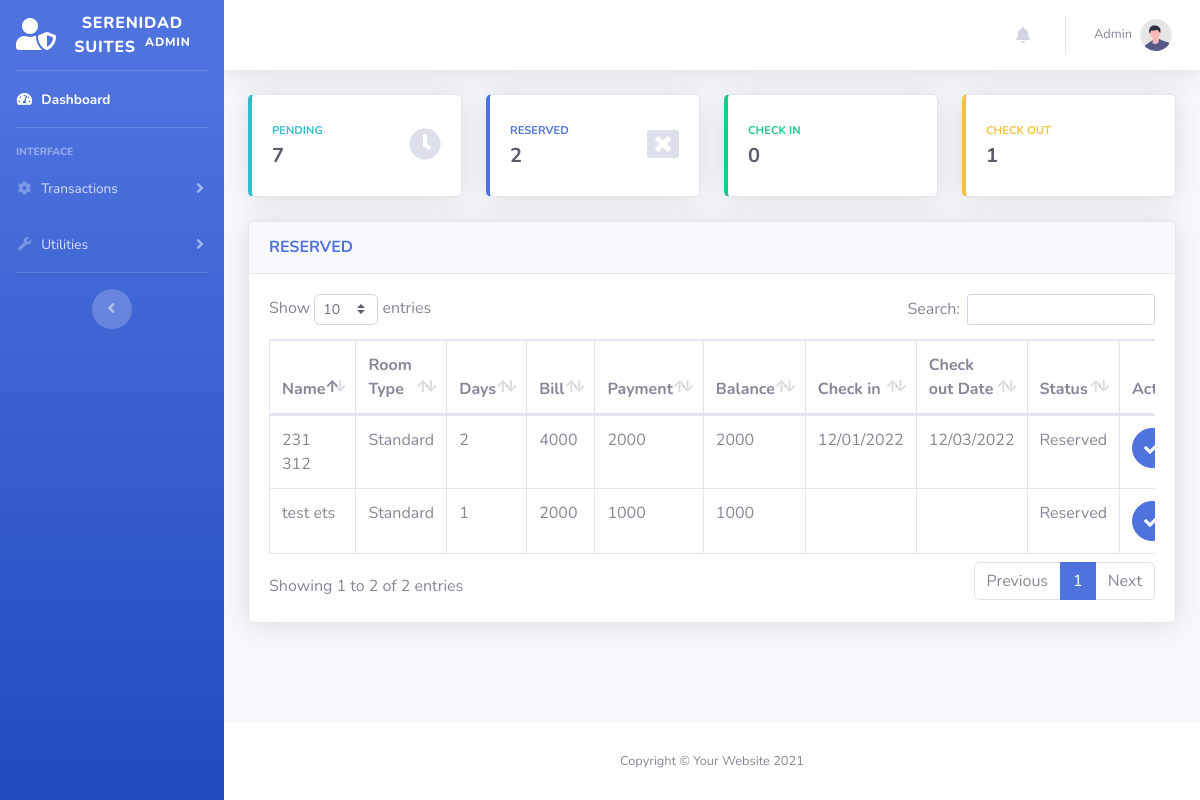
Page /admin/reservation-reserved.php (signed in) on the committed database.
### tables this page shows
CREATE TABLE `transactions` (
  `id` int(11) NOT NULL,
  `guest_id` int(11) NOT NULL,
  `room_id` int(11) NOT NULL,
  `room_no` int(11) DEFAULT NULL,
  `extra_bed` tinyint(4) NOT NULL DEFAULT '0',
  `status` varchar(50) DEFAULT NULL,
  `days` int(11) DEFAULT NULL,
  `checkin` varchar(50) DEFAULT NULL,
  `checkin_time` varchar(50) DEFAULT NULL,
  `checkout` varchar(50) DEFAULT NULL,
  `checkout_time` varchar(50) DEFAULT NULL,
  `bill` varchar(50) DEFAULT NULL,
  `balance` int(11) NOT NULL DEFAULT '0',
  `payment` int(11) NOT NULL DEFAULT '0',
  `is_payment_full` tinyint(4) NOT NULL DEFAULT '0',
  `payment_at` datetime DEFAULT NULL,
  `valid_until` varchar(50) DEFAULT NULL,
  `is_unread` tinyint(1) NOT NULL DEFAULT '1',
  `created_at` datetime DEFAULT NULL,
  `updated_at` datetime DEFAULT NULL
);

CREATE TABLE `guest` (
  `id` int(11) NOT NULL,
  `uuid` varchar(255) DEFAULT NULL,
  `firstname` varchar(50) NOT NULL,
  `middlename` varchar(30) NOT NULL,
  `lastname` varchar(40) NOT NULL,
  `address` varchar(191) DEFAULT NULL,
  `contactno` varchar(20) NOT NULL,
  `created_at` datetime DEFAULT NULL,
  `updated_at` datetime DEFAULT NULL
);

CREATE TABLE `room` (
  `id` int(11) NOT NULL,
  `room_type` varchar(50) NOT NULL,
  `price` varchar(11) NOT NULL,
  `photo` varchar(100) NOT NULL,
  `description` text,
  `created_at` datetime DEFAULT NULL,
  `updated_at` datetime DEFAULT NULL
);

### models/Model.php (called while the page is built, shortened)
<?php
class Model
{
    protected $host = "localhost";
    protected $database = "u905988427_db_hor";
    protected $username = "u905988427_root";
    protected $password = "SerenidadSuites2022";
    protected $pdo;
    protected $stmt;
    public function connect(){
        try {
            $this->pdo = new PDO("mysql:host={$this->host};dbname={$this->database};charset=utf8","{$this->username}","{$this->password}");
            $this->pdo->setAttribute(PDO::ATTR_ERRMODE, PDO::ERRMODE_EXCEPTION);
            $this->pdo->setAttribute(PDO::ATTR_DEFAULT_FETCH_MODE, PDO::FETCH_ASSOC);
        } catch (PDOException $e) {
            echo $e->getMessage();
        }
    }
    public function setQuery($qry){
        $this->qry = $qry;
        $this->stmt = $this->pdo->query($this->qry);
        return $this;
    }
    public function getAll(){
        try {
            return $this->stmt->fetchAll();
        } catch (PDOException $e) {
            return $e->getMessage();
        }
    }
}

### models/Transaction.php (called while the page is built, shortened)
<?php
Class Transaction extends Model {
    public function getReservedTransactions(){
        return $this->setQuery("SELECT
                                A.*,
                                B.firstname,
                                B.middlename,
                                B.lastname,
                                B.address,
                                B.contactno,
                                C.room_type,
                                C.price,
                                C.photo
                                FROM `transactions` as A
                                LEFT JOIN `guest` as B
                                ON A.guest_id = B.id
                                LEFT JOIN `room` as C
                                ON A.room_id = C.id
                                WHERE A.status = 'Reserved'
                                ORDER BY A.created_at DESC
                                ")
                                ->getAll();
    }
}

### admin/reservation-reserved.php (the view, shortened to what this page needs)
<?php
$connection = new Transaction();
$RESERVED = $connection->getReservedTransactions();
?>
<?php include('includes/header.php') ?>
<body id="page-top">
    <div id="wrapper">
        <?php include('includes/sidebar.php') ?>
        <div id="content-wrapper" class="d-flex flex-column">
            <div id="content">
                    <?php include('includes/topbar.php') ?>
                <div class="container-fluid">
                    <div class="row">
                        <?php include('includes/count-cards.php') ?>
                    </div>
                    <div class="card shadow mb-4">
                        <div class="card-header py-3">
                            <h6 class="m-0 font-weight-bold text-primary">RESERVED  </h6>
                        </div>
                        <div class="card-body">
                            <div class="table-responsive">
                                <table class="table table-bordered" id="dataTable" width="100%" cellspacing="0">
                                <thead>
                                    <tr>
                                        <th>Name</th>
                                        <th>Room Type</th>
                                        <th>Days</th>
                                        <th>Bill</th>
                                        <th>Payment</th>
                                        <th>Balance</th>
                                        <th>Check in</th>
                                        <th>Check out Date</th>
                                        <th>Status</th>
                                        <th>Actions</th>
                                    </tr>
                                </thead>
                                <tbody>
                                    <?php
                                        foreach ($RESERVED as $key => $value) {
                                    ?>
                                    <tr>
                                        <td><?= $value['firstname']." ".$value['lastname']?></td>
                                        <td><?= $value['room_type']?></td>
                                        <td><?= $value['days']?></td>
                                        <td><?= $value['bill']?></td>
                                        <td><?= $value['payment']?></td>
                                        <td><?= $value['balance']?></td>
                                        <td><?= $value['checkin']?></td>
                                        <td><?= $value['checkout']?></td>
                                        <td><?= $value['status']?></td>
                                        <td>
                                            <span data-toggle="modal" data-target="#confirmCheckinModal">
                                                <button data-toggle="tooltip" data-placement="top" title="Accept Reservation"  class="btn btn-primary btn-circle" >
                                                    <i class="fas fa-check"></i>
                                                </button>
                                            </span>
                                        </td>
                                    </tr>
                                    <?php
                                        }
                                    ?>
                                </tbody>
                            </table>
                            </div>
                        </div>
                    </div>
                </div>
            </div>
            <?php include('includes/footer.php') ?>
        </div>
    </div>
</body>
</html>

### rows in the picture
transactions: guest.firstname "231", guest.lastname "312", room.room_type "Standard", days "2", bill "4000", payment "2000", balance "2000", checkin "12/01/2022", checkout "12/03/2022", status "Reserved"
transactions: guest.firstname "test", guest.lastname "ets", room.room_type "Standard", days "1", bill "2000", payment "1000", balance "1000", status "Reserved"

### other values in the picture
$_SESSION['login-username'] "Admin"
$pendingCount->count "7"
$reservedCount->count "2"
$checkinCount->count "0"
$checkoutCount->count "1"
